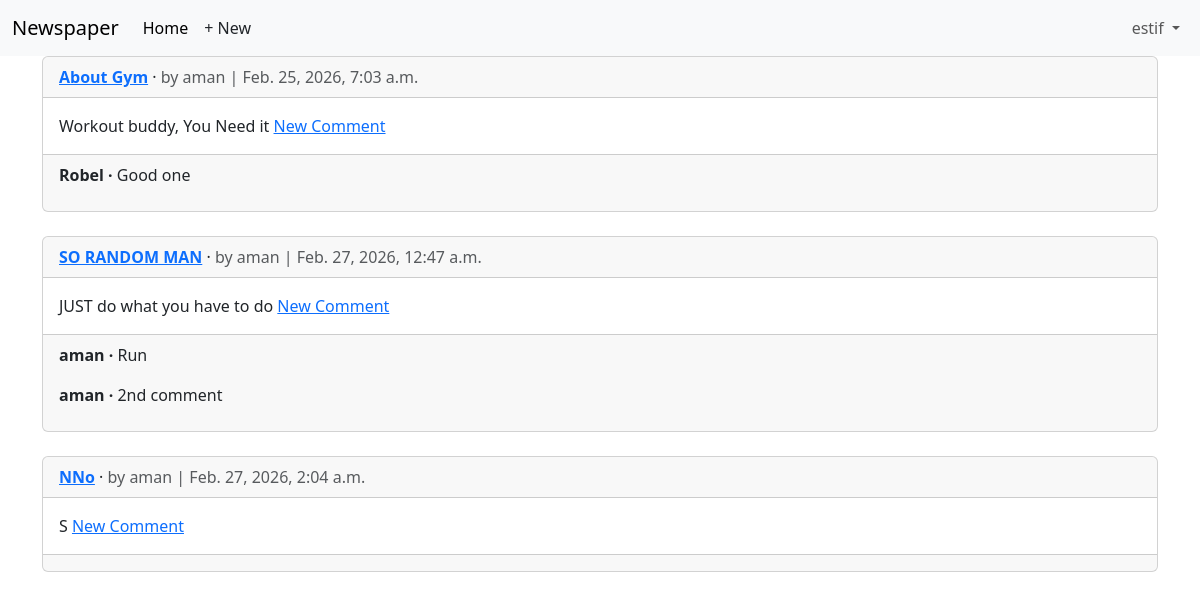
Screenshot of /articles/ (signed in) with the database file from the repository.
### accounts/models.py (models this page shows)
class CustomUser(AbstractUser):
    age = models.PositiveBigIntegerField(null = True, blank = True)

### articles/models.py (models this page shows, shortened)
class Article(models.Model):
    title = models.CharField(max_length = 255)
    body = models.TextField()
    date = models.DateTimeField(auto_now_add=True)
    author = models.ForeignKey(
        settings.AUTH_USER_MODEL,
        on_delete=models.CASCADE,
    )
    def get_absolute_url(self): #defines where you will access the object's detail page and where users are redirected to after Creating or Deleting
        return reverse("article_detail", kwargs={"pk": self.pk})

class Comment(models.Model):
    article = models.ForeignKey(Article, on_delete=models.CASCADE)
    comment = models.CharField(max_length=140)
    author = models.ForeignKey(
        settings.AUTH_USER_MODEL,
        on_delete=models.CASCADE
    )
    def __str__(self):
        return self.comment

### articles/views.py (the view)
# urls.py: path("",ArticleListView.as_view(), name = "article_list"),
class ArticleListView(LoginRequiredMixin,ListView):
    model = Article
    template_name = "article_list.html"

### templates/article_list.html (shortened to what this page needs)
{% extends "base.html" %}
{% block content %}
{% for article in article_list %}
<div class="card">
<div class="card-header">
<span class="fw-bold">
<a href="{{ article.get_absolute_url }}">{{ article.title }}</a>
</span> &middot;
<span class="text-muted">by {{ article.author }} |
{{ article.date }}</span>
</div>
<div class="card-body">
{{ article.body }}
<a href = "{{article.get_absolute_url}}">New Comment</a>
</div>
<div class="card-footer">
{% for comment in article.comment_set.all %}
<p>
<span class="fw-bold">
{{ comment.author }} &middot;
</span>
{{ comment }}
</p>
{% endfor %}
</div>
</div>
<br/>
{% endfor %}
{% endblock content %}

### templates/base.html (shortened to what this page needs)
<!DOCTYPE html>
<html>
<head>
<link href="https://cdn.jsdelivr.net/npm/bootstrap@5.3.3/dist/css/
bootstrap.min.css" rel="stylesheet"
crossorigin="anonymous">
</head>
<body>
    <body>
<nav class="navbar navbar-expand-lg bg-body-tertiary">
<div class="container-fluid">
<a class="navbar-brand" href="{% url 'home' %}">Newspaper</a>
<div class="collapse navbar-collapse" id="navbarSupportedContent">
<ul class="navbar-nav me-auto mb-2 mb-lg-0">
<li class="nav-item">
<a class="nav-link active" aria-current="page" href="#">Home</a>
</li>
{% if user.is_authenticated %}
<li><a href="{% url 'article_new' %}" class="nav-link px-2 link-dark">+ New</a></li>
</ul>
<div class="mr-auto">
<ul class="navbar-nav">
<li class="nav-item dropdown">
<a class="nav-link dropdown-toggle" href="#" role="button"
data-bs-toggle="dropdown" aria-expanded="false">
{{ user.username }}
</a>
</li>
{% endif %}
</div>
</div>
</nav>
<main>
<div class="container">
{% block content %}
{% endblock content %}
</div>
</main>
</body>
</html>

### rows the page displays
CustomUser: username "estif"
Article: title "About Gym", author "aman", date "Feb. 25, 2026, 7:03 a.m.", body "Workout buddy, You Need it"
Comment: author "Robel", comment "Good one"
Article: title "SO RANDOM MAN", author "aman", date "Feb. 27, 2026, 12:47 a.m.", body "JUST do what you have to do"
Comment: author "aman", comment "Run"
Comment: author "aman", comment "2nd comment"
Article: title "NNo", author "aman", date "Feb. 27, 2026, 2:04 a.m.", body "S"
